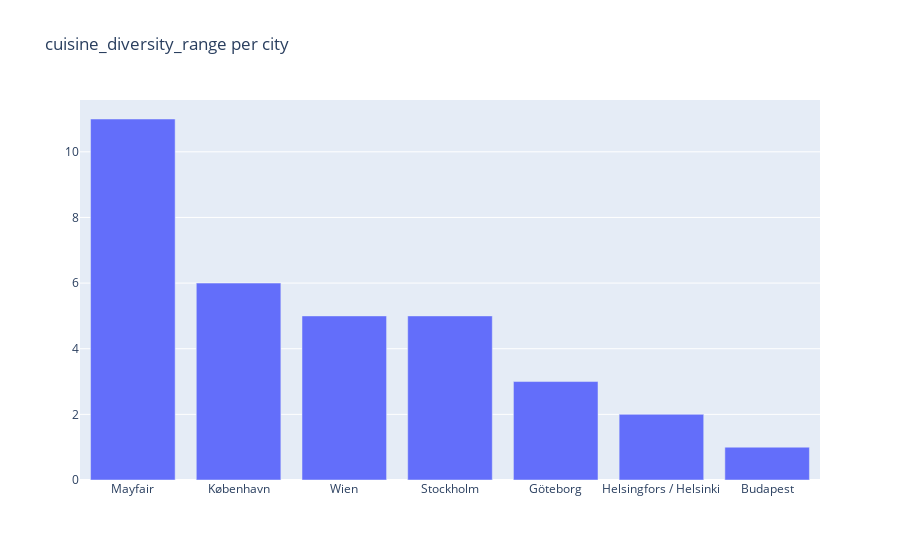

Notebook code for this chart:
### Code cell
agg_bar_plotter(df_agg2[df_agg2['number_of_restaurants']>=5], aggregator='city', y='cuisine_diversity_range')

### Figure 1 — Plotly figure (JSON) as saved in the notebook; plotly's stock layout.template omitted (floating-point values rounded to 4 significant figures)
{"data": [{"type": "bar", "x": ["Mayfair", "København", "Wien", "Stockholm", "Göteborg", "Helsingfors / Helsinki", "Budapest"], "y": [11, 6, 5, 5, 3, 2, 1]}], "layout": {"title": {"text": "cuisine_diversity_range per city"}}}
